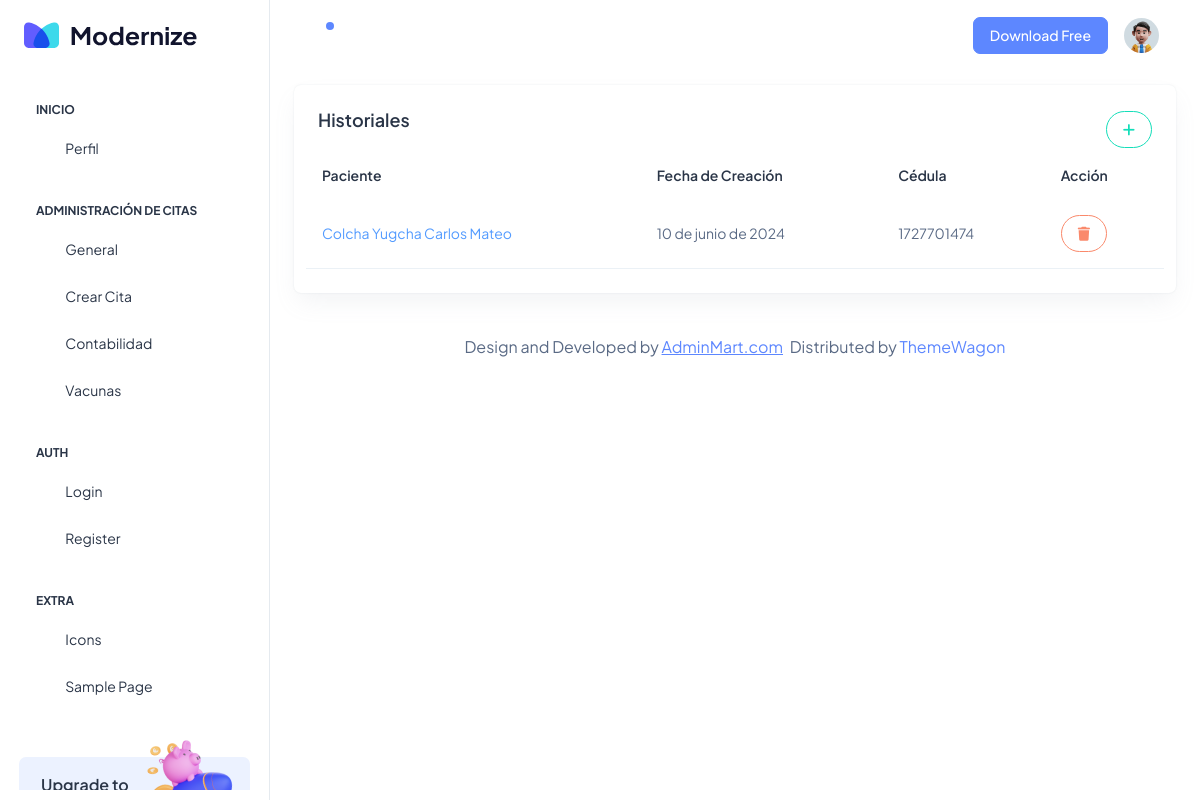
The page /historiales/doc_inicio/ (signed in) on the database its author committed.
### Aplicaciones/Historiales/models.py (models this page shows, shortened)
class Patient(models.Model):
    idPat=models.AutoField(primary_key=True)
    creation=models.DateField(default=datetime.date.today)
    lastnPat=models.CharField(max_length=150)
    namePat=models.CharField(max_length=150)
    pldatePat=models.TextField()
    birthPat=models.DateField()
    fagePat=models.CharField(max_length=150)
    natiPat=models.CharField(max_length=150)
    placePat=models.TextField(max_length=150)
    ciPat=models.CharField(max_length=10)
    genPat=models.ForeignKey(Gender, on_delete=models.PROTECT)
    mom=models.ForeignKey(MadreCita, null=True, blank=True, on_delete=models.PROTECT)
    dad=models.ForeignKey(PadreCita, null=True, blank=True, on_delete=models.PROTECT)

### Aplicaciones/Historiales/views.py (the view)
# urls.py: path('doc_inicio/', views.doc_inicio, name='doc_inicio'),
@login_required
def doc_inicio (request):
    histobdd=Patient.objects.all()
    return render(request,'general/doc_inicio.html',{'historiales':histobdd})

### Aplicaciones/Historiales/templates/general/doc_inicio.html
{% extends 'doc_plantilla.html' %}
{% block doc_contenido %}
<div class="col-lg-12">
  <div class="row">
    <div class="col-lg-12">
      <div class="card overflow-hidden">
        <div class="card-body p-4">
          <div class="d-flex justify-content-between align-items-center">
            <h5 class="card-title mb-9 fw-semibold">Historiales</h5>
            <a href="#" class="btn btn-outline-success rounded-pill" title="Crear Historial">
              <i class="fa fa-add"></i>
            </a>
          </div>
          <div class="row align-items-center">
            <table id="tbl_horarios" class="table text-nowrap mb-0 align-middle">
              <thead class="text-dark fs-4">
                <tr>
                  <th class="border-bottom-0">
                    <h6 class="fw-semibold mb-0">Paciente</h6>
                  </th>
                  <th class="border-bottom-0">
                    <h6 class="fw-semibold mb-0">Fecha de Creación</h6>
                  </th>
                  <th class="border-bottom-0">
                    <h6 class="fw-semibold mb-0">Cédula</h6>
                  </th>
                  <th class="border-bottom-0">
                    <h6 class="fw-semibold mb-0">Acción</h6>
                  </th>
                </tr>
              </thead>
              <tbody>
                {% for histo in historiales %}
                  <tr>
                    <td>
                      <a href="{% url 'doc_patient' histo.idPat %}"><span class="text-info">{{histo.lastnPat}} {{histo.namePat}}</span></a>
                    </td>
                    <td>{{histo.creation}}</td>
                    <td>{{histo.ciPat}}</td>
                    <td>
                        <a href="javascript:void(0)" onclick="delete_adci('/delete_adci/{{ cita.id }}');" class="btn btn-outline-danger rounded-pill"><i class="fa fa-trash"></i></a>
                    </td>
                  </tr>
                  {% endfor %}
              </tbody>
            </table>
          </div>
        </div>
      </div>
    </div>
  </div>
</div>
{% endblock %}

### rows shown on the page
Patient: lastnPat "Colcha Yugcha", namePat "Carlos Mateo", creation "10 de junio de 2024", ciPat "1727701474"
